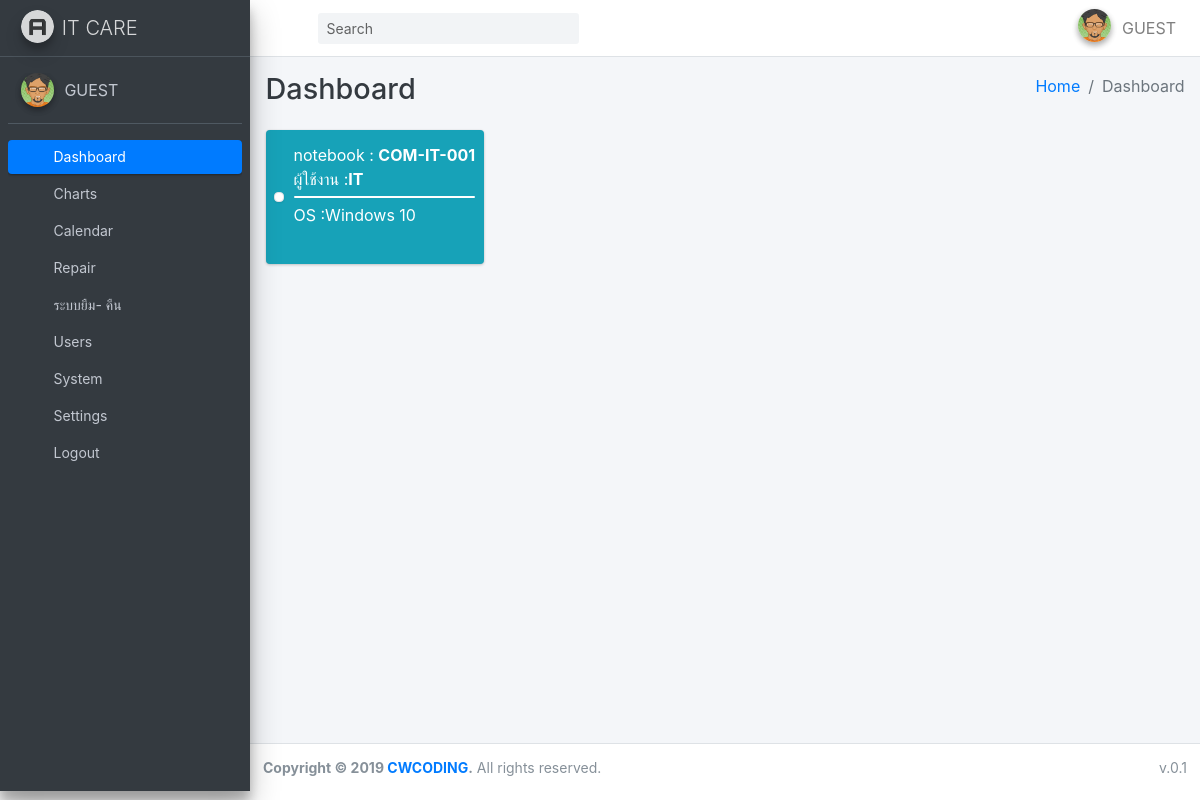
/?page=dashboard, run on the app's committed database.
### tables this page shows
CREATE TABLE `system` (
  `id` int(11) NOT NULL,
  `title` varchar(50) DEFAULT NULL,
  `name` varchar(500) DEFAULT NULL,
  `line_token` varchar(50) NOT NULL,
  `updated_at` varchar(50) DEFAULT NULL,
  `created_at` varchar(50) DEFAULT NULL
);

CREATE TABLE `inventory` (
  `id` int(11) NOT NULL,
  `name` varchar(200) DEFAULT NULL,
  `owner_name` varchar(200) DEFAULT NULL,
  `serial_number` varchar(200) DEFAULT NULL,
  `category` varchar(200) DEFAULT NULL,
  `section` varchar(200) DEFAULT NULL,
  `type` varchar(50) DEFAULT NULL,
  `brand` varchar(50) DEFAULT NULL,
  `photo` varchar(50) DEFAULT NULL,
  `inven_status` varchar(50) DEFAULT NULL,
  `updated_at` varchar(50) DEFAULT NULL,
  `created_at` varchar(50) DEFAULT NULL,
  `expire_date` varchar(50) DEFAULT NULL,
  `os_name` varchar(50) DEFAULT NULL,
  `cpu_model` varchar(50) DEFAULT NULL,
  `ram_model` varchar(50) DEFAULT NULL,
  `hdd_model` varchar(50) DEFAULT NULL,
  `monitor_model` varchar(50) DEFAULT NULL,
  `pm_day` int(11) DEFAULT NULL
);

### db_function/function.php (called while the page is built, shortened)
<?php
function fetch_all($fields, $table, $conditions = NULL , $req = NULL){
    global $conn;
    try{
        $stmt = $conn->prepare("SELECT $fields FROM $table $conditions ");
        if(!empty($req)){
            foreach($req as $key => $v){
                $stmt->bindParam(":".$key,$v);
            }
        }
        $result = $stmt->execute();
        $data = array();
        while($row = $stmt->fetch(PDO::FETCH_ASSOC)){
          $data[] = $row;
        }
    }catch(PDOException $e){
        echo "Error: " . $e->getMessage();
        die();
    }
    return $data;
}
?>

### apps/dashboard/index.php (the view, shortened to what this page needs)
<?php
  $fields = "*";
  $table = "inventory";
  $search= isset($_REQUEST["search"]) ? "%".$_REQUEST["search"]."%" : "%";
  $req = array(
    "id" => $search,
    "name" => $search,
  );
  $w = " WHERE (id like :id or name like :name )";
  $inventory = fetch_all($fields,$table,$w, $req  );
  $fields = "*";
  $table = "category";
  $value = "";
  $categorys = fetch_all($fields, $table, $value);
  $cate_txt = array();
  foreach($categorys as $category){
    $cate_txt[$category["id"]] = $category["name"];
  }
  $fields = "*";
  $table = "osname";
  $value = " WHERE status = 'Y' ";
  $osnames = fetch_all($fields, $table, $value);
  $os_txt = array();
  foreach($osnames as $os){
    $os_txt[$os["os_id"]] = $os["os_name"];
  }
?>
<div class="content-wrapper">
  <div class="content-header">
    <div class="container-fluid">
      <div class="row mb-2">
        <div class="col-sm-6">
          <h1 class="m-0 text-dark">Dashboard</h1>
        </div>
        <div class="col-sm-6">
          <ol class="breadcrumb float-sm-right">
            <li class="breadcrumb-item"><a href="./">Home</a></li>
            <li class="breadcrumb-item active">Dashboard</li>
          </ol>
        </div>
      </div>
    </div>
  </div>
  <div class="content">
    <div class="container-fluid">
<div class="row">
<?
$img="uploads/inventory/";
foreach($inventory as $v){
  $st=$v["inven_status"];
  if( $st=="1"){
    $bg="bg-info" ;
  } else  if( $st=="2"){
    $bg="bg-secondary" ;
  } else  if( $st=="3"){
    $bg="bg-warning" ;
  } else  if( $st=="4"){
    $bg="bg-danger" ;
  }
?>
          <div class="col-md-3 col-sm-6 col-12">
            <div class="info-box <?=$bg;?>">
              <span class="info-box-icon">
                <img id="photo_profile" class="img-fluid img-thumbnail" src="<?echo $img.$v["photo"];?>" width="200" height="200"   alt="Profile-img">
              </span>
              <div class="info-box-content">
                <span class="info-box-text"> <? echo $cate_txt[$v["category"]];?> : <strong><? echo $v["name"];?></strong></span>
                <span class="info-box-text">ผู้ใช้งาน :<strong><? echo $v["owner_name"];?></strong></span>
                <div class="progress">
                  <div class="progress-bar" style="width: 100%"></div>
                </div>
                <span class="info-box-text">OS :<? echo $os_txt[$v["os_name"]];?></span>
                <span class="info-box-text">
                <i onclick="myFunction('<?=$v['id'];?>')" class="fa fa-question-circle fa-lg" style="color:blueviolet;cursor:pointer;"></i>&nbsp;
                <i onclick="myRepaire('<?=$v['id'];?>')" class="fa fa-ambulance fa-lg" aria-hidden="true" style="color:blue;cursor:pointer;"></i>&nbsp;
                <i onclick="myHistory('<?=$v['id'];?>')" class="fa fa-history fa-lg" aria-hidden="true"  style="color:greenyellow;cursor:pointer;"></i>
              </span>
              </div>
            </div>
          </div>
 <?
  }
 ?>
      </div>
    </div>
  </div>
</div>

### include/sidebar.php (shortened to what this page needs)
<?php
$arr_users = array("users","users/add","users/edit");
$arr_repair = array("repair","repair/add","repair/edit");
$arr_dashboard = array("dashboard");
$arr_charts = array("charts");
$arr_calendar = array("calendar");
$arr_system = array("system");
$arr_settings = array("category","section","types","brand","osname","status","problem","preventive",
"inventory", "inventory/add","inventory/edit" );
$arr_allservices = array("services", "services/add","services/rec");
?>
<aside class="main-sidebar sidebar-dark-primary elevation-4">
  <a href="./" class="brand-link">
    <img src="dist/img/AdminLTELogo.png" alt="AdminLTE Logo" class="brand-image img-circle elevation-3"
      style="opacity: .8">
    <span class="brand-text font-weight-light"><?php echo $system["name"];?></span>
  </a>
  <div class="sidebar os-host os-theme-light os-host-overflow os-host-overflow-y os-host-resize-disabled os-host-scrollbar-horizontal-hidden os-host-transition">
    <div class="user-panel mt-3 pb-3 mb-3 d-flex">
      <div class="image">
        <?php if(!empty($_SESSION["PROFILE"])){ ?>
        <?php if(file_exists("uploads/users/".$_SESSION["PROFILE"])){ ?>
        <img src="uploads/users/<?php echo $_SESSION["PROFILE"];?>" class="img-circle elevation-2" alt="Profile-img"
          style="max-width:34px; max-height:34px; min-width:34px; min-height:34px;">
        <?php }else{ ?>
        <img src="dist/img/avatar04.png" class="img-circle elevation-2" alt="User Image">
        <?php } ?>
        <?php }else{ ?>
        <img src="dist/img/avatar04.png" class="img-circle elevation-2" alt="User Image">
        <?php } ?>
      </div>
      <div class="info">
        <a href="?page=profile" class="d-block"><?php echo $_SESSION["FIRST_NAME"] ." ". $_SESSION["LAST_NAME"];?></a>
      </div>
    </div>
    <nav class="mt-2">
      <ul class="nav nav-pills nav-sidebar flex-column nav-compact nav-child-indent text-sm" data-widget="treeview" role="menu" data-accordion="false">
        <li class="nav-item">
          <a href="?page=dashboard" class="nav-link <?php if(in_array($page, $arr_dashboard)){echo "active"; }?>">
            <i class="nav-icon fas fa-tachometer-alt"></i>
            <p>
              Dashboard
            </p>
          </a>
        </li>
        <li class="nav-item">
          <a href="?page=charts" class="nav-link <?php if(in_array($page, $arr_charts)){echo "active"; }?>">
            <i class="nav-icon fas fa-chart-pie"></i>
            <p>
            Charts
            </p>
          </a>
        </li>
        <li class="nav-item">
          <a href="?page=calendar" class="nav-link <?php if(in_array($page, $arr_calendar)){echo "active"; }?>">
            <i class="nav-icon fas fa-calendar-alt"></i>
            <p>
            Calendar
            </p>
          </a>
        </li>
        <li class="nav-item">
          <a href="?page=repair" class="nav-link <?php if(in_array($page, $arr_repair)){echo "active"; }?>">
            <i class="nav-icon fas fa-clipboard-list"></i>
            <p>
              Repair
            </p>
          </a>
        </li>
        <li class="nav-item has-treeview <?php if(in_array($page, $arr_allservices)){echo "menu-open"; }?>">
          <a href="#" class="nav-link <?php if(in_array($page, $arr_allservices)){echo "active"; }?>">
            <i class="nav-icon fas fa-cogs"></i>
            <p> ระบบยืม- คืน
              <i class="right fas fa-angle-left"></i>
            </p>
          </a>
        </li>
        <li class="nav-item">
          <a href="?page=users" class="nav-link <?php if(in_array($page, $arr_users)){echo "active"; }?>">
            <i class="nav-icon fas fa-users"></i>
            <p>
              Users
            </p>
          </a>
        </li>
        <li class="nav-item">
          <a href="?page=system" class="nav-link <?php if(in_array($page, $arr_system)){echo "active"; }?>">
            <i class="nav-icon fas fa-sliders-h"></i>
            <p>
              System
            </p>
          </a>
        </li>
        <li class="nav-item has-treeview <?php if(in_array($page, $arr_settings)){echo "menu-open"; }?>">
          <a href="#" class="nav-link <?php if(in_array($page, $arr_settings)){echo "active"; }?>">
            <i class="nav-icon fas fa-cogs"></i>
            <p>
              Settings
              <i class="right fas fa-angle-left"></i>
            </p>
          </a>
        </li>
        <li class="nav-item">
          <a href="javascript:void(0);" class="nav-link" data-toggle="modal" data-target="#logoutModal">
            <i class="nav-icon fas fa-sign-out-alt"></i>
            <p>
              Logout
            </p>
          </a>
        </li>
      </ul>
    </nav>
  </div>
</aside>

### data on the page
system: name "IT CARE"
inventory: photo (picture), category "notebook", name "COM-IT-001", owner_name "IT", os_name "Windows 10"

### other printed values
$_SESSION["FIRST_NAME"] "GUEST"
